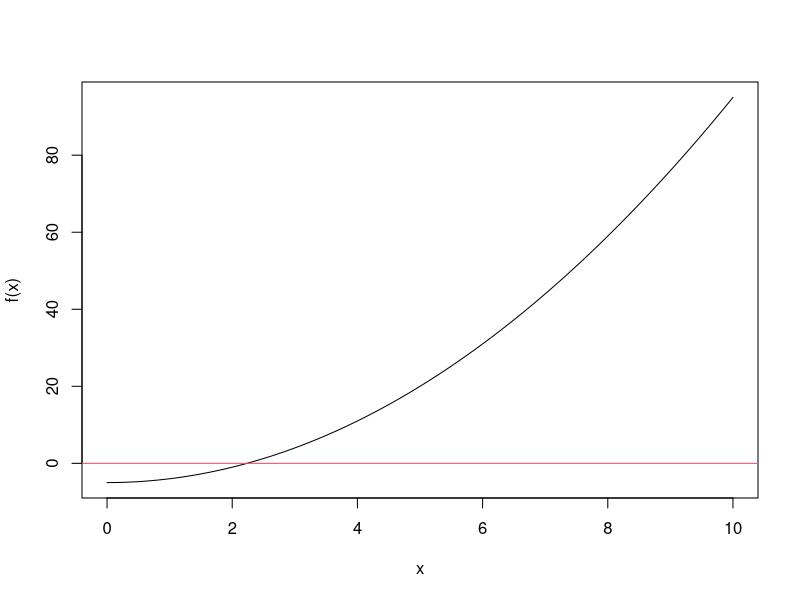
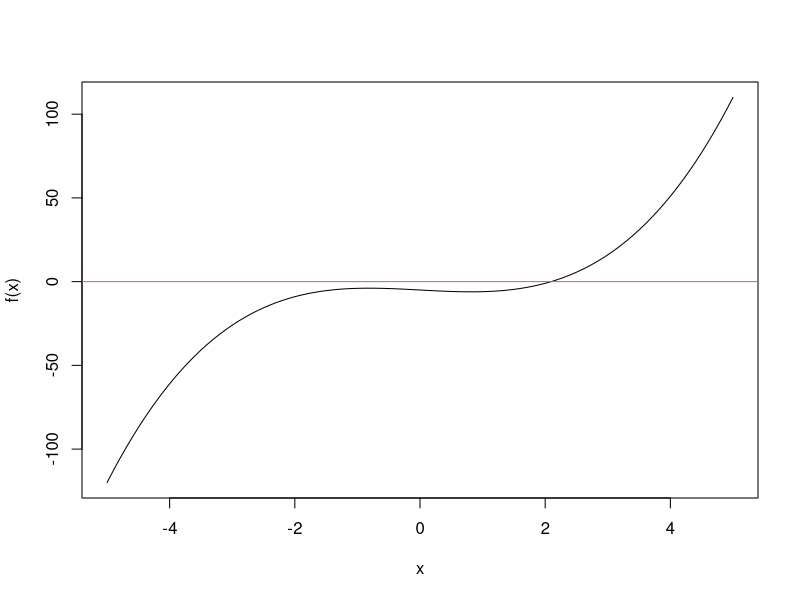
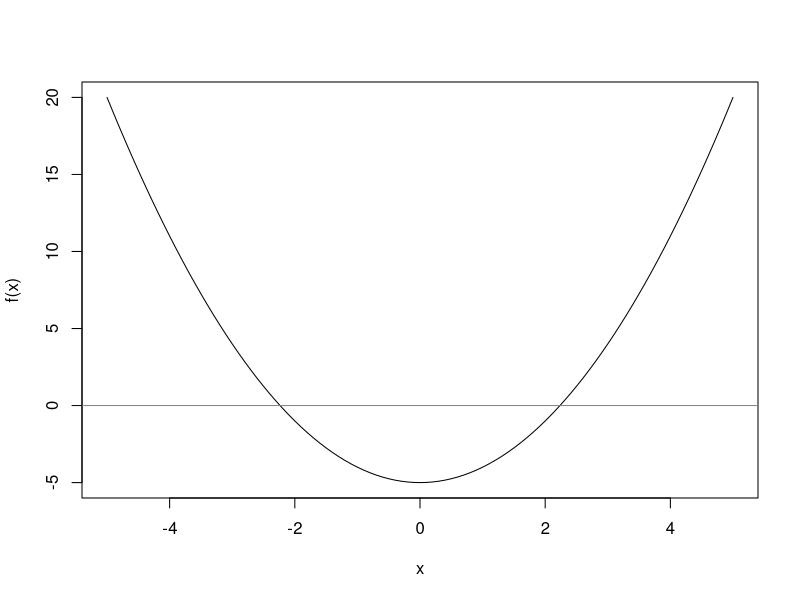
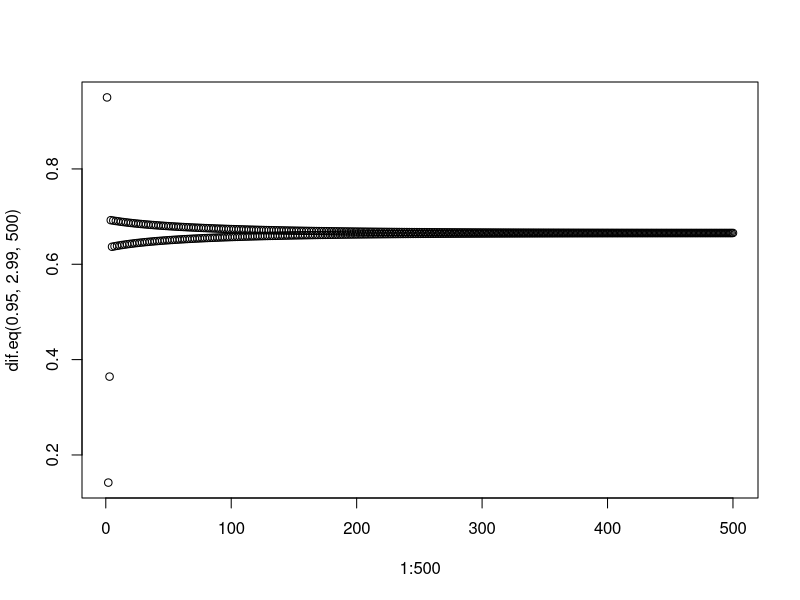

The R script that drew these images, in order:
# Ejercicios del dia 7 de Abril de Ana Buendia Ruiz-Azuaga

# Ejercicio 1

# Defino la funcion
f<-function(x) x^2-5
# Represento la funcion en 0, 10
curve(f, 0, 10)
# Añado linea horizontal en y=0
abline(h=0, col=2)

# derivada
f.prima <- function(x) 2*x
# valor inicial
x0 <- 2

# primera iteracion
x1 <- x0-f(x0)/f.prima(x0)
x1

# segunda iteracion
x2 <- x1-f(x1)/f.prima(x1)
x2

# tercera iteracion
x3 <- x2-f(x2)/f.prima(x2)
x3

# segunda iteracion
x4 <- x3-f(x3)/f.prima(x3)
x4

# Hacemos ahora x^3-2x-5
f <-function(x) x^3-2*x-5
curve(f, -5, 5)
abline(h=0, col=2)
f.prima <- function(x) 3*x^2-2

# valor inicial
x0 <- 2

# primera iteracion
x1 <- x0-f(x0)/f.prima(x0)
x1

# segunda iteracion
x2 <- x1-f(x1)/f.prima(x1)
x2

# tercera iteracion
x3 <- x2-f(x2)/f.prima(x2)
x3

# segunda iteracion
x4 <- x3-f(x3)/f.prima(x3)
x4

x0<- 10

# primera iteracion
x1 <- x0-f(x0)/f.prima(x0)
x1

# segunda iteracion
x2 <- x1-f(x1)/f.prima(x1)
x2

# tercera iteracion
x3 <- x2-f(x2)/f.prima(x2)
x3

# segunda iteracion
x4 <- x3-f(x3)/f.prima(x3)
x4

# Observo que cuanto mas lejos esta el valor inicial del valor real mas lento converge

# Cargo libreria
library(numDeriv)

print("DECLARACION DE LA FUNCION")
algoritmo.NR <- function(f, f.prima, x0, tol, nmax, dibuja=TRUE){
    if (missing(f.prima)){
        if (!is.function(f)){
            print("f debe ser una funcion")
            return()
        }
    }
    else{
        if (!is.function(f) || !is.function(f.prima)){
            print("f y f prima deben ser funciones")
            return()
        }
    }
    
    if (!is.numeric(x0) || !is.numeric(tol)){
        print("x0 y tol deben ser numeros")
        return()
    }
    if (!all.equal(nmax, as.integer(nmax))){
        print("nmax debe ser un entero")
        return()
    }

    

    if(dibuja){
        curve(f, -5, 5)
        abline(h=0, col=2)  
    }


    num_it = 1
    x = x0
    if (missing(f.prima)){
        x_sig <- x-f(x)/genD(func=f, x=x0)$D[1]
    }
    else{
        x_sig = x-f(x)/f.prima(x)
    }
    

    while (abs(x_sig-x) >= tol && num_it < nmax){
        x = x_sig
        if (missing(f.prima)){
        x_sig <- x-f(x)/genD(func=f, x=x0)$D[1]
        }
        else{
            x_sig = x-f(x)/f.prima(x)
        }
        num_it = num_it+1
    }

    if (num_it >= nmax){
        print("Se ha parado por numero maximo de iteraciones")
    }

    print(x)
    print(x_sig)

    return(list(x_sig, x_sig-x, num_it))
}

# Compruebo que funciona
f<-function(x) x^2-5
f.prima <- function(x) 2*x
algoritmo.NR(f, f.prima, 2, 0.001, 10)

uniroot(f, c(0, 5))

# Otra prueba de que funciona
f <-function(x) x^3-2*x-5
f.prima <- function(x) 3*x^2-2
algoritmo.NR(f=f, x0=2, tol=0.001, nmax=10, dibuja=FALSE)

uniroot(f, c(0, 5))

f <- function(x) x^2-5
# derivda en x=2
res <- genD(func=f, x=2)
#res

# La derivada esta en 
res$D[1]
x0 <- 2
x1 <- x0-f(x0)/genD(func=f, x=x0)$D[1]
x1

# Las soluciones que nos da uniroot y las obtenidas por Newton Raphson son practicamente las mismas

# ------------------------------------------------------------------------------------
# Ejercicio 2

# a
dif.eq <- function(x1, r, n){
    num_elems = 1

    resultado = rep(0, n)

    resultado[num_elems] = x1

    while (num_elems < n){
        num_elems = num_elems +1
        resultado[num_elems] = r*resultado[num_elems-1]*(1-resultado[num_elems-1])
    }

    return(resultado) 
}

dif.eq(0.7, 2, 10)

# b
plot(1:500, dif.eq(0.95, 2.99, 500))

# c
dif.eq2 <- function(x1, r){
    tol = 0.02
}